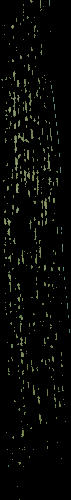
%> input picture All the Matlab code used/diseasetrain/Disease/Natural/1_12_disease.tif, 71 x 500 px
$ octave --eval "result = Tamuratexture(imread('Disease/Natural/1_12_disease.tif'));"   (GNU Octave 9; MATLAB toolbox functions it lacks are replaced by stand-ins)
%> lines starting %> are read from the running program, lines starting %| are printed output that depends on the picture; in (x1, y1, x2, y2) boxes, pixels count from 0 and x2, y2 are one past the last pixel; in counts of white or black regions, pixels touching at a corner belong together; the program's own positions count from 1
function Texture = Tamuratexture(rgb)
%calculate Tamura texture feature
clc;
% t0=cputime;
I = rgb2gray(rgb);
[Nx,Ny] = size(I);
%> Nx = 500; Ny = 71
Ng=256;
G=double(I);
%calculate roughness (coarseness)
Sbest=zeros(Nx,Ny);
E0h=zeros(Nx,Ny);
E0v=zeros(Nx,Ny);
E1h=zeros(Nx,Ny);
E1v=zeros(Nx,Ny);
E2h=zeros(Nx,Ny);
E2v=zeros(Nx,Ny);
E3h=zeros(Nx,Ny);
E3v=zeros(Nx,Ny);
E4h=zeros(Nx,Ny);
E4v=zeros(Nx,Ny);
E5h=zeros(Nx,Ny);
E5v=zeros(Nx,Ny);
flag=0;

for i=1:Nx
    for j=2:Ny
        E0h(i,j)=G(i,j)-G(i,j-1);
    end
end
E0h=E0h/2;

for i=1:Nx-1
    for j=1:Ny
        E0v(i,j)=G(i,j)-G(i+1,j);
    end
end
E0v=E0v/2;

%picture size must be 4*4 to calculate E1h, E1v
if (Nx<4||Ny<4)
    flag=1;
end
if(flag==0)
    for i=1:Nx-1
        for j=3:Ny-1
            E1h(i,j)=sum(sum(G(i:i+1,j:j+1)))-sum(sum(G(i:i+1,j-2:j-1)));
        end
    end
    for i=2:Nx-2
        for j=2:Ny
            E1v(i,j)=sum(sum(G(i-1:i,j-1:j)))-sum(sum(G(i+1:i+2,j-1:j)));
        end
    end
    E1h=E1h/4;
    E1v=E1v/4;
end


%picture size must be 8*8 to calculate E2h, E2v
if (Nx<8||Ny<8)
    flag=1;
end
if(flag==0)
    for i=2:Nx-2
        for j=5:Ny-3
            E2h(i,j)=sum(sum(G(i-1:i+2,j:j+3)))-sum(sum(G(i-1:i+2,j-4:j-1)));
        end
    end
    for i=4:Nx-4
        for j=3:Ny-1
            E2v(i,j)=sum(sum(G(i-3:i,j-2:j+1)))-sum(sum(G(i+1:i+4,j-2:j+1)));
        end
    end
    E2h=E2h/16;
    E2v=E2v/16;
end


%picture size must be 16*16 to calculate E3h, E3v
if (Nx<16||Ny<16)
    flag=1
end
if(flag==0)
    for i=4:Nx-4
        for j=9:Ny-7
            E3h(i,j)=sum(sum(G(i-3:i+4,j:j+7)))-sum(sum(G(i-3:i+4,j-8:j-1)));
        end
    end
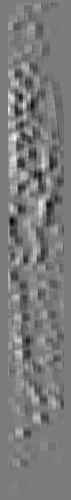
%> E3h: size 500x71 double; min -3746, max 3921, mean -30.8; drawn with min black and max white
    for i=8:Nx-8
        for j=5:Ny-3
            E3v(i,j)=sum(sum(G(i-7:i,j-4:j+3)))-sum(sum(G(i+1:i+8,j-4:j+3)));
        end
    end
    E3h=E3h/64;
    E3v=E3v/64;
end


%picture size must be 32*32 to calculate E4h, E4v
if (Nx<32||Ny<32)
    flag=1;
end
if(flag==0)
    for i=8:Nx-8
        for j=17:Ny-15
            E4h(i,j)=sum(sum(G(i-7:i+8,j:j+15)))-sum(sum(G(i-7:i+8,j-16:j-1)));
        end
    end
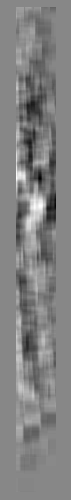
%> E4h: size 500x71 double; min -7694, max 6752, mean -306.1; drawn with min black and max white
    for i=16:Nx-16
        for j=9:Ny-7
            E4v(i,j)=sum(sum(G(i-15:i,j-8:j+7)))-sum(sum(G(i+1:i+16,j-8:j+7)));
        end
    end
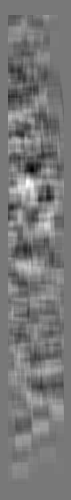
%> E4v: size 500x71 double; min -6592, max 7354, mean 19; drawn with min black and max white
    E4h=E4h/256;
    E4v=E4v/256;
end


%picture size must be 64*64 to calculate E5h, E5v
if (Nx<64||Ny<64)
    flag=1;
end
if(flag==0)
    for i=16:Nx-16
        for j=33:Ny-31
            E5h(i,j)=sum(sum(G(i-15:i+16,j:j+31)))-sum(sum(G(i-15:i+16,j-32:j-31)));
        end
    end
    for i=32:Nx-32
        for j=17:Ny-15
            E5v(i,j)=sum(sum(G(i-31:i,j-16:j+15)))-sum(sum(G(i+1:i+32,j-16:j+15)));
        end
    end
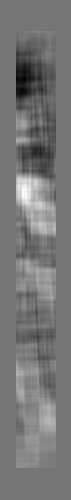
%> E5v: size 500x71 double; min -13585, max 15860, mean 109.7; drawn with min black and max white
    E5h=E5h/1024;
    E5v=E5v/1024;
end

for i=1:Nx
    for j=1:Ny
        [maxv,index]=max([E0h(i,j),E0v(i,j),E1h(i,j),E1v(i,j),E2h(i,j),E2v(i,j),E3h(i,j),E3v(i,j),E4h(i,j),E4v(i,j),E5h(i,j),E5v(i,j)]);
        k=floor((index+1)/2);
        Sbest(i,j)=2.^k;
    end
end
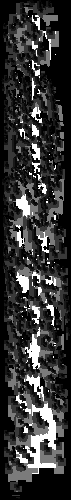
%> Sbest: size 500x71 double; min 2, max 64, mean 15; drawn with min black and max white
Fcoarseness=sum(sum(Sbest))/(Nx*Ny);
%> Fcoarseness = 14.97
%calculate contrast ratio
[counts,graylevels]=imhist(I);
%> counts = 256 values, max 33463 at index 1, min 0 at index 2, mean 138.7; graylevels = 256 values from 0 to 255
PI=counts/(Nx*Ny);
%> PI = 256 values, max 0.943 at index 1, min 0 at index 2, mean 0.00391
averagevalue=sum(graylevels.*PI);
%> averagevalue = 6.79
u4=sum((graylevels-repmat(averagevalue,[256,1])).^4.*PI);
%> u4 = 9387143.4
standarddeviation=sum((graylevels-repmat(averagevalue,[256,1])).^2.*PI);
%> standarddeviation = 764
alpha4=u4/standarddeviation^2;
%> alpha4 = 16.08
Fcontrast=sqrt(standarddeviation)/alpha4.^(1/4);
%> Fcontrast = 13.8
%calculate direction ratio
PrewittH=[-1 0 1;-1 0 1;-1 0 1];
PrewittV=[1 1 1;0 0 0;-1 -1 -1];
%calculate horizontal gradient
deltaH=zeros(Nx,Ny);
for i=2:Nx-1
    for j=2:Ny-1
        deltaH(i,j)=sum(sum(G(i-1:i+1,j-1:j+1).*PrewittH));
    end
end
for j=2:Ny-1
    deltaH(1,j)=G(1,j+1)-G(1,j);
    deltaH(Nx,j)=G(Nx,j+1)-G(Nx,j);
end
%> deltaH: size 500x71 double; min -464, max 464, mean 0; mean of the top-left, top-right, bottom-left and bottom-right quarters 2.3, -2.2, 0.6, -0.4
for i=1:Nx
    deltaH(i,1)=G(i,2)-G(i,1);
    deltaH(i,Ny)=G(i,Ny)-G(i,Ny-1);
end
%> deltaH: size 500x71 double; min -464, max 464, mean 0; mean of the top-left, top-right, bottom-left and bottom-right quarters 2.3, -2.2, 0.6, -0.5
%calculate vertical gradient
deltaV=zeros(Nx,Ny);
for i=2:Nx-1
    for j=2:Ny-1
        deltaV(i,j)=sum(sum(G(i-1:i+1,j-1:j+1).*PrewittV));
    end
end
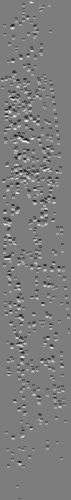
%> deltaV: size 500x71 double; min -394, max 408, mean 0.1; drawn with min black and max white
for j=1:Ny
    deltaV(1,j)=G(2,j)-G(1,j);
    deltaV(Nx,j)=G(Nx,j)-G(Nx-1,j);
end
%> deltaV: size 500x71 double; 0.02% of pixels changed, all inside (x1, y1, x2, y2) = (19, 0, 50, 500)
for i=2:Nx-1
    deltaV(i,1)=G(i+1,1)-G(i,1);
    deltaV(i,Ny)=G(i+1,Ny)-G(i,Ny);
end
%the length of gradient vector
deltaG=(abs(deltaH)+abs(deltaV))/2;
%the direction of gradient direction
theta=zeros(Nx,Ny);
for i=1:Nx
    for j=1:Ny
        if (deltaH(i,j)==0)&&(deltaV(i,j)==0)
        elseif deltaH(i,j)==0
            theta(i,j)=pi;
        else
            theta(i,j)=atan(deltaV(i,j)/deltaH(i,j))+pi/2;
        end
    end
end
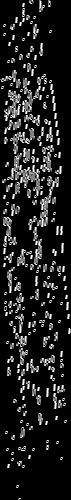
%> theta: size 500x71 double; min 0, max 3.14, mean 0.38; drawn with min black and max white
theta1=reshape(theta,1,[]);
phai=0:0.0001:pi;
HD1=hist(theta1,phai);
HD1=HD1/(Nx*Ny);
HD2=zeros(size(HD1));
%define a threshold
THRESHOLD=0.01;
for m=1:length(HD2)
    if HD1(m)>=THRESHOLD
        HD2(m)=HD1(m);
    end
end
[c,index]=max(HD2);
%> c = 0.791; index = 1
phaiP=index*0.0001;
%> phaiP = 0.0001
Fdirection=0;
for m=1:length(HD2)
    if HD2(m)~=0
        Fdirection=Fdirection+(phai(m)-phaiP)^2*HD2(m);
    end
end
%> this loop made 31416 passes
%> Fdirection on pass 1: 7.91e-09
%> after the loop, Fdirection = 0.496
Texture=[Fcoarseness Fcontrast Fdirection];
%> Texture = [14.97 13.8 0.496]
% [5 lines of commented-out code are left out]
Texture=Texture/sum(Texture);
%> Texture = [0.511 0.472 0.0169]

$ run again, on All the Matlab code used/diseasetrain/Disease/Natural/1_13_disease.tif
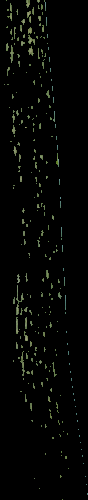
%> input picture All the Matlab code used/diseasetrain/Disease/Natural/1_13_disease.tif, 88 x 500 px
%> after the loop in Tamuratexture, `for i=1:Nx`:
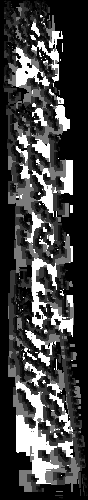
%> Sbest: size 500x88 double; min 2, max 64, mean 17.9; drawn with min black and max white
%> Fcoarseness = 17.93
%> counts = 256 values, max 42196 at index 1, min 0 at index 2, mean 171.9; graylevels = 256 values from 0 to 255
%> PI = 256 values, max 0.959 at index 1, min 0 at index 2, mean 0.00391
%> averagevalue = 4.73
%> u4 = 6496875.4
%> standarddeviation = 528.4
%> alpha4 = 23.27
%> Fcontrast = 10.47
%> after the loop in Tamuratexture, `for i=1:Nx`:
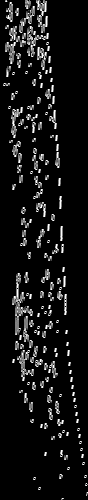
%> theta: size 500x88 double; min 0, max 3.14, mean 0.242; drawn with min black and max white
%> c = 0.864; index = 1
%> phaiP = 0.0001
%> the loop in Tamuratexture, `for m=1:length(HD2)` made 31416 passes
%> Fdirection on pass 1: 8.64e-09
%> after the loop in Tamuratexture, `for m=1:length(HD2)`: Fdirection = 0.263
%> in Tamuratexture, `Texture=[Fcoarseness Fcontrast Fdirection];`: Texture = [17.93 10.47 0.263]
%> in Tamuratexture, `Texture=Texture/sum(Texture);`: Texture = [0.626 0.365 0.00918]

$ run again, on All the Matlab code used/diseasetrain/Disease/Natural/1_21_disease.tif
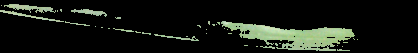
%> input picture All the Matlab code used/diseasetrain/Disease/Natural/1_21_disease.tif, 418 x 53 px
%> after the loop in Tamuratexture, `for i=1:Nx`:
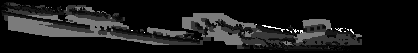
%> Sbest: size 53x418 double; min 2, max 64, mean 8.6; drawn with min black and max white
%> Fcoarseness = 8.6
%> counts = 256 values, max 19456 at index 1, min 0 at index 2, mean 86.54; graylevels = 256 values from 0 to 255
%> PI = 256 values, max 0.878 at index 1, min 0 at index 2, mean 0.00391
%> averagevalue = 22.44
%> u4 = 85142966.3
%> standarddeviation = 3639.7
%> alpha4 = 6.43
%> Fcontrast = 37.89
%> after the loop in Tamuratexture, `for i=1:Nx`:
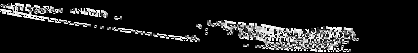
%> theta: size 53x418 double; min 0, max 3.14, mean 0.355; drawn with min black and max white
%> c = 0.809; index = 1
%> phaiP = 0.0001
%> the loop in Tamuratexture, `for m=1:length(HD2)` made 31416 passes
%> Fdirection on pass 1: 8.09e-09
%> after the loop in Tamuratexture, `for m=1:length(HD2)`: Fdirection = 0.16
%> in Tamuratexture, `Texture=[Fcoarseness Fcontrast Fdirection];`: Texture = [8.6 37.89 0.16]
%> in Tamuratexture, `Texture=Texture/sum(Texture);`: Texture = [0.184 0.812 0.00343]

$ run again, on All the Matlab code used/diseasetrain/Disease/Natural/1_22_disease.tif
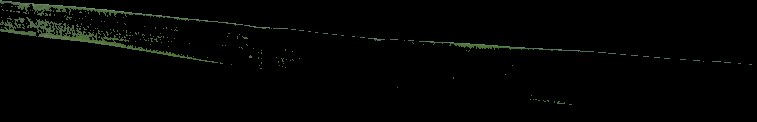
%> input picture All the Matlab code used/diseasetrain/Disease/Natural/1_22_disease.tif, 757 x 122 px
%> Fcoarseness = 23.86
%> counts = 256 values, max 89415 at index 1, min 0 at index 2, mean 360.8; graylevels = 256 values from 0 to 255
%> PI = 256 values, max 0.968 at index 1, min 0 at index 2, mean 0.00391
%> averagevalue = 3.13
%> u4 = 2744111.6
%> standarddeviation = 300.5
%> alpha4 = 30.4
%> Fcontrast = 7.38
%> after the loop in Tamuratexture, `for i=1:Nx`:
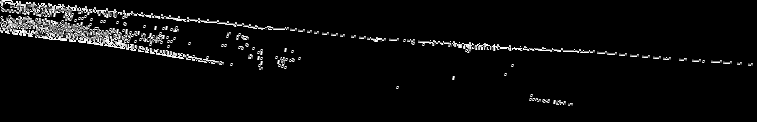
%> theta: size 122x757 double; min 0, max 3.14, mean 0.134; drawn with min black and max white
%> c = 0.924; index = 1
%> phaiP = 0.0001
%> the loop in Tamuratexture, `for m=1:length(HD2)` made 31416 passes
%> Fdirection on pass 1: 9.24e-09
%> in Tamuratexture, `Texture=[Fcoarseness Fcontrast Fdirection];`: Texture = [23.86 7.38 9.24e-09]
%> in Tamuratexture, `Texture=Texture/sum(Texture);`: Texture = [0.764 0.236 2.96e-10]
